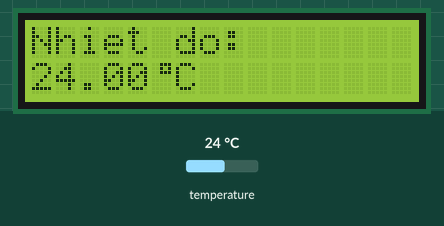
Simulated run of this sketch. Board: Arduino Uno, built with avr-gcc and run on an emulated ATmega328P. Shown: 16×2 character LCD. Inputs (shaded band) come from the test bench; at power-on: temperature 24 °C.

Above: at 1.2 s.
1.3 s: temperature set to 12 °C
At 2.8 s:
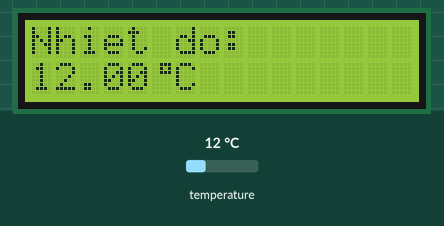
3.4 s: temperature set to 19 °C
At 4.6 s:
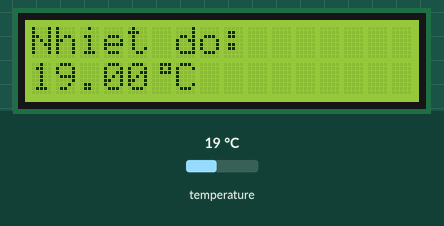
5.5 s: temperature set to 28 °C
At 7.6 s:
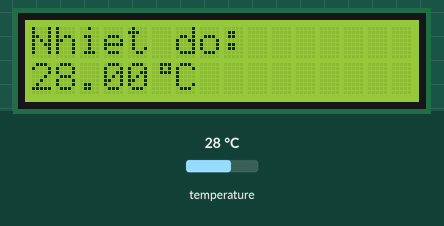
Timing chart, 0 to 9.1 s (numbered marks = the images above; inputs shaded):
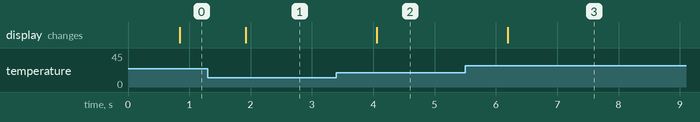

Measured:
- after the input at 1.3 s, the display: changes after 0.62 s (image 1)
- after the input at 3.4 s, the display: changes after 0.65 s (image 2)
- after the input at 5.5 s, the display: changes after 0.69 s (image 3)

The sketch:

lcd_temp_sensor.ino
```cpp
#include <SPI.h>
#include <LiquidCrystal.h>
#include <OneWire.h>
#include <DallasTemperature.h>

OneWire oneWire(2);
DallasTemperature sensors(&oneWire);
LiquidCrystal lcd(10);

byte degree[8] = {
  0B00111,
  0B00101,
  0B00111,
  0B00000,
  0B00000,
  0B00000,
  0B00000,
  0B00000
};

void setup() {
  sensors.begin();
  lcd.begin(16, 2);
  lcd.createChar(1, degree);
}

void loop() {
  sensors.requestTemperatures();
  lcd.clear();
  lcd.print("Nhiet do:");
  lcd.setCursor(0,1);
  lcd.print(sensors.getTempCByIndex(0));
  lcd.write(1);
  lcd.print("C");
  delay(300);
}
```
